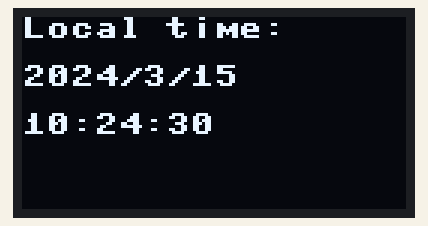
This program was run on a simulated ESP32 board running MicroPython. Shown: 128×64 one-colour display. The clock reads 2024-03-15 10:24:30 at power-on unless the program sets it; library files of the repository ran but are not shown: ssd1306.py.

Above: at 0.1 s.
At 4.1 s:
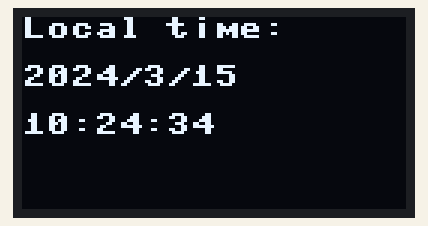
At 11.1 s:
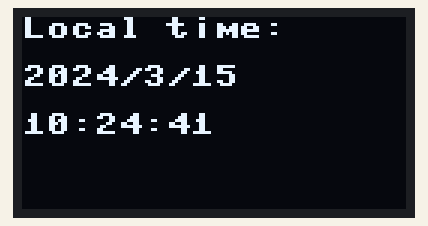
At 17.1 s:
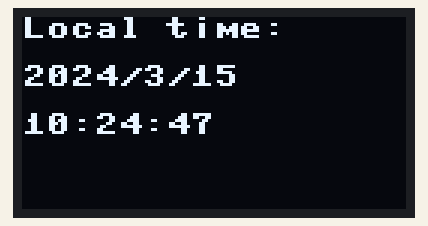
At 23.1 s:
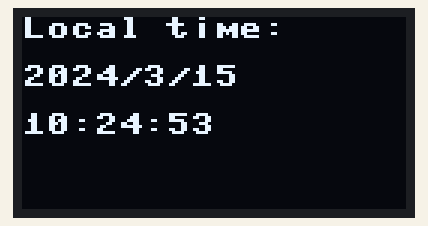
At 38.2 s:
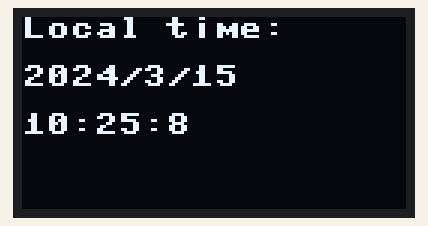

Measured:
- what the display in image 1 shows lasts 1.0 s, from 4.0 s to 5.0 s
- what the display in image 4 shows lasts 1.1 s, from 23.0 s to 24.1 s

The program:

oled-utime.py
```python
from machine import Pin, SoftI2C
from ssd1306 import SSD1306_I2C
import utime

# Constants
OLED_WIDTH = 128
OLED_HEIGHT = 64

# Pin
I2C_SCL_PIN = 22
I2C_SDA_PIN = 21


def setup():
    try:
        # oled
        i2c = SoftI2C(scl=Pin(I2C_SCL_PIN), sda=Pin(I2C_SDA_PIN))
        oled = SSD1306_I2C(OLED_WIDTH, OLED_HEIGHT, i2c)
        return oled
    except Exception as e:
        print("Error initializing OLED:", e)
        return None


def display_time(oled):
    try:
        local_time = utime.localtime()
        oled.fill(0)
        oled.text("Local time: ", 0, 0)
        oled.text("{}/{}/{}".format(local_time[0], local_time[1], local_time[2]), 0, 16)
        oled.text("{}:{}:{}".format(local_time[3], local_time[4], local_time[5]), 0, 32)
        oled.show()
    except Exception as e:
        print("Error displaying time on OLED:", e)


def main():
    oled = setup()
    if oled:
        while True:
            display_time(oled)
            utime.sleep_ms(100)


if __name__ == "__main__":
    main()
```
